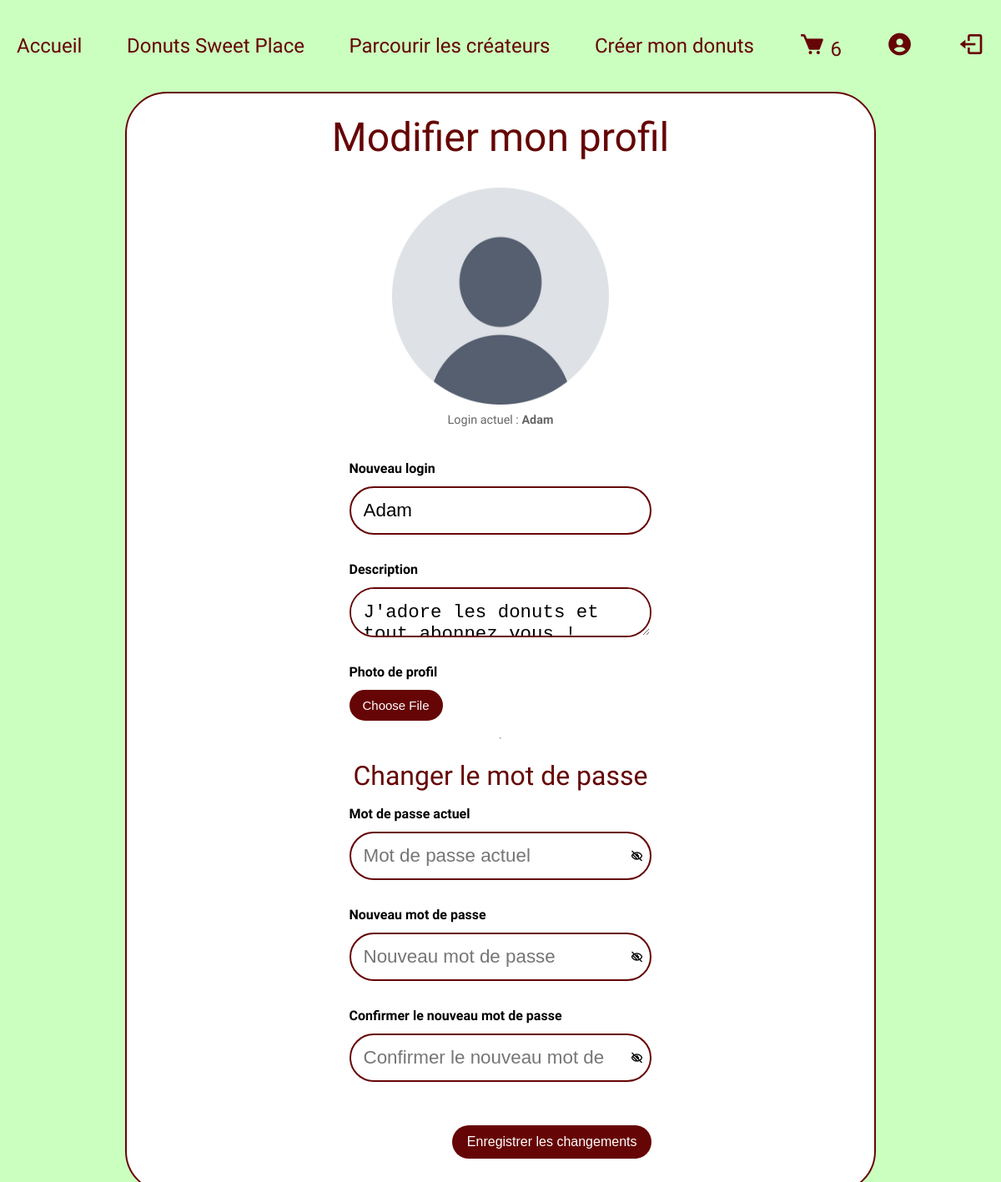
Page /modifprofil.php (signed in) on the earlier database version.
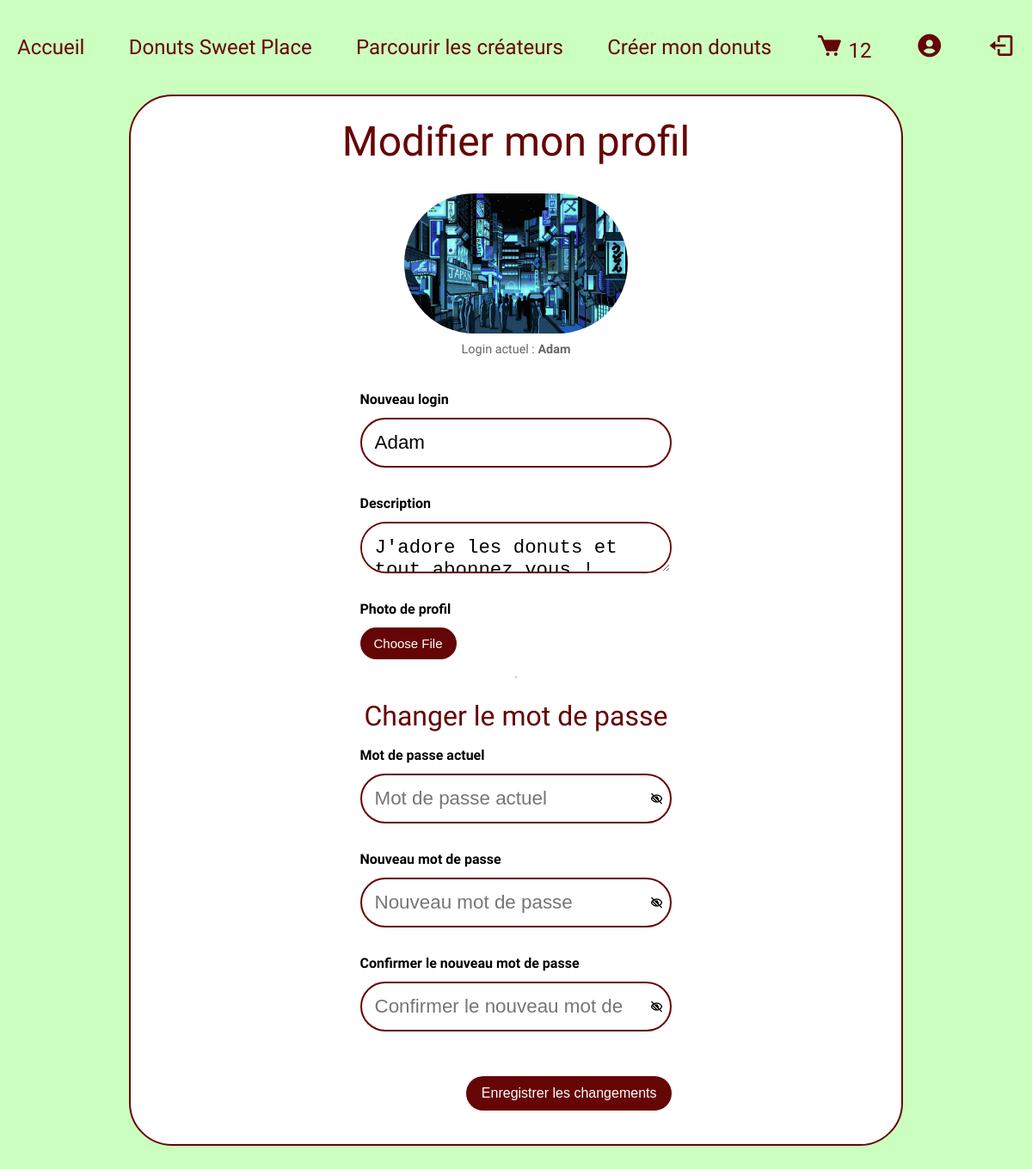
Same page on the later database version.
### tables this page shows
CREATE TABLE IF NOT EXISTS `users` (
  `id_user` int NOT NULL AUTO_INCREMENT,
  `login` varchar(30) NOT NULL,
  `mdp` varchar(90) NOT NULL,
  `photo` text NOT NULL,
  `description` text NOT NULL,
  `admin` int NOT NULL,
  PRIMARY KEY (`id_user`)
);

### models/stats.php (called while the page is built, shortened)
<?php
function getInfosUser(PDO $pdo, int $userId): ?array
{
    $sql = "SELECT * FROM users WHERE id_user = ?";
    $stmt = $pdo->prepare($sql);
    $stmt->execute([$userId]);
    $user = $stmt->fetch(PDO::FETCH_ASSOC);
    return $user ?: null;
}

### modifprofil.php (the view, shortened to what this page needs)
<?php
require 'config.php';
require 'models/stats.php';
$id_user = (int) $_SESSION['id'];
$info_user = getInfosUser($pdo, $id_user);
?>
<!doctype html>
<html lang="fr">
<head>
    <?php include 'css/links.php'; ?>
    <link rel="stylesheet" href="css/modifprofil.css">
</head>
<body>
    <?php include 'header/header.php'; ?>
    <main>
        <h1>Modifier mon profil</h1>
        <div class="container">
            <div class="left">
                <?php if (!empty($info_user['photo']) && is_file(__DIR__ . '/' . $info_user['photo'])): ?>
                    <img src="<?= htmlspecialchars($info_user['photo'], ENT_QUOTES) ?>" alt="Photo profil">
                <?php else: ?>
                    <img src="images/design/profil.webp" alt="Photo profil par défaut">
                <?php endif; ?>
                <p class="small">Login actuel :
                    <strong><?= htmlspecialchars($info_user['login'], ENT_QUOTES) ?></strong>
                </p>
            </div>
            <div class="right">
                <form class="edit-profile" method="post" enctype="multipart/form-data" autocomplete="off">
                    <label for="login">Nouveau login</label>
                    <input type="text" id="login" name="login"
                        value="<?= htmlspecialchars($info_user['login'], ENT_QUOTES) ?>">
                    <label for="description">Description</label>
                    <textarea id="description" name="description"
                        rows="4"><?= htmlspecialchars($info_user['description'] ?? '', ENT_QUOTES) ?></textarea>
                    <label for="photo">Photo de profil</label>
                    <input type="file" id="photo" name="photo" accept="image/jpeg,image/png,image/webp">
                    <hr>
                    <h3>Changer le mot de passe</h3>
                    <label for="current_password">Mot de passe actuel</label>
                    <div class="password-wrapper">
                        <input type="password" id="current_password" name="current_password"
                            placeholder="Mot de passe actuel" autocomplete="current-password"><i
                            class='bx bx-low-vision toggle-pw'></i>
                    </div>
                    <label for="new_password">Nouveau mot de passe</label>
                    <div class="password-wrapper">
                        <input type="password" id="new_password" name="new_password" placeholder="Nouveau mot de passe"
                            autocomplete="new-password">
                        <i class='bx bx-low-vision toggle-pw'></i>
                    </div>
                    <label for="confirm_password">Confirmer le nouveau mot de passe</label>
                    <div class="password-wrapper">
                        <input type="password" id="confirm_password" name="confirm_password"
                            placeholder="Confirmer le nouveau mot de passe" autocomplete="new-password">
                        <i class='bx bx-low-vision toggle-pw'></i>
                    </div>
                    <button type="submit" class="btn">Enregistrer les changements</button>
                </form>
            </div>
        </div>
    </main>
</body>
</html>

### header/header.php (shortened to what this page needs)
<?php
$cartCount = 0;
if (isset($_SESSION['id'])) {
  require_once 'config.php';
  $stmt = $pdo->prepare("SELECT SUM(quantite) FROM fk_panier WHERE id_users = :id");
  $stmt->execute([':id' => $_SESSION['id']]);
  $cartCount = (int) $stmt->fetchColumn();
}
?>
<header>
  <nav class="desk">
    <ul>
      <li><a href="index.php">Accueil</a></li>
      <li><a href="donuts_sweetplace.php">Donuts Sweet Place</a></li>
      <li><a href="parcourir.php">Parcourir les créateurs</a></li>
      <li><a href="creersondonuts.php">Créer mon donuts</a></li>
      <?php if (isset($_SESSION['id'])): ?>
        <li>
          <a href="panier.php?id=<?php echo $_SESSION['id']; ?>">
            <i class="bx bxs-cart"></i>
            <span id="cart-count"><?php echo $cartCount; ?></span>
          </a>
        </li>
        <li><a href="profil.php?id=<?php echo $_SESSION['id']; ?>"><i class="bx bxs-user-circle"></i></a></li>
        <li><a href="logout.php"><i class="bx bx-log-out"></i></a></li>
      <?php else: ?>
        <li><a href="connexion.php">Se connecter</a></li>
      <?php endif; ?>
    </ul>
  </nav>
</header>

Differences in the rows shown:
changed users "Adam": photo: picture added
Other differences:
$cartCount: "6" → "12"
